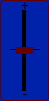
   <widget class="QFrame" name="key_02">
    <property name="geometry">
     <rect>
      <x>30</x>
      <y>10</y>
      <width>49</width>
      <height>101</height>
     </rect>
    </property>
    <property name="styleSheet">
     <string notr="true">QFrame
{
	background: #0022AA;
	border: 1px solid rgb(100,0,0);
	border-radius: 4px;
}

QLabel
{
	border: none;
	background: rgba(0,0,0,0);
}

QSlider::groove:vertical {
    background: black;
    position: absolute; /* absolutely position 4px from the left and right of the widget. setting margins on the widget should work too... */
    left: 4px; right: 4px;
	width: 4px;
}

QSlider::handle:vertical {
    height: 7px;
    background: rgb(100,0,0);
    margin: 0 -9px; /* expand outside the groove */
}

QSlider::add-page:vertical {
    background: black;
	width: 4px;
}

QSlider::sub-page:vertical {
    background: black;
	width: 4px;
}</string>
    </property>
    <property name="frameShape">
     <enum>QFrame::StyledPanel</enum>
    </property>
    <property name="frameShadow">
     <enum>QFrame::Raised</enum>
    </property>
    <widget class="QSlider" name="slider_02">
     <property name="geometry">
      <rect>
       <x>16</x>
       <y>10</y>
       <width>17</width>
       <height>81</height>
      </rect>
     </property>
     <property name="minimum">
      <number>32</number>
     </property>
     <property name="maximum">
      <number>96</number>
     </property>
     <property name="sliderPosition">
      <number>64</number>
     </property>
     <property name="orientation">
      <enum>Qt::Vertical</enum>
     </property>
     <property name="tickPosition">
      <enum>QSlider::NoTicks</enum>
     </property>
     <property name="tickInterval">
      <number>0</number>
     </property>
    </widget>
    <widget class="QLabel" name="label_26">
     <property name="geometry">
      <rect>
       <x>20</x>
       <y>0</y>
       <width>10</width>
       <height>10</height>
      </rect>
     </property>
     <property name="font">
      <font>
       <pointsize>10</pointsize>
      </font>
     </property>
     <property name="styleSheet">
      <string notr="true">color: black;</string>
     </property>
     <property name="text">
      <string>+</string>
     </property>
     <property name="alignment">
      <set>Qt::AlignCenter</set>
     </property>
    </widget>
    <widget class="QLabel" name="label_50">
     <property name="geometry">
      <rect>
       <x>20</x>
       <y>88</y>
       <width>10</width>
       <height>10</height>
      </rect>
     </property>
     <property name="font">
      <font>
       <pointsize>10</pointsize>
      </font>
     </property>
     <property name="styleSheet">
      <string notr="true"/>
     </property>
     <property name="text">
      <string>-</string>
     </property>
     <property name="alignment">
      <set>Qt::AlignCenter</set>
     </property>
    </widget>
    <widget class="QLabel" name="mid_25">
     <property name="geometry">
      <rect>
       <x>10</x>
       <y>49</y>
       <width>30</width>
       <height>1</height>
      </rect>
     </property>
     <property name="font">
      <font>
       <pointsize>10</pointsize>
      </font>
     </property>
     <property name="styleSheet">
      <string notr="true">background: black;
border-radius: 2px;</string>
     </property>
     <property name="text">
      <string/>
     </property>
     <property name="alignment">
      <set>Qt::AlignCenter</set>
     </property>
    </widget>
    <zorder>label_26</zorder>
    <zorder>label_50</zorder>
    <zorder>mid_25</zorder>
    <zorder>slider_02</zorder>
   </widget>
